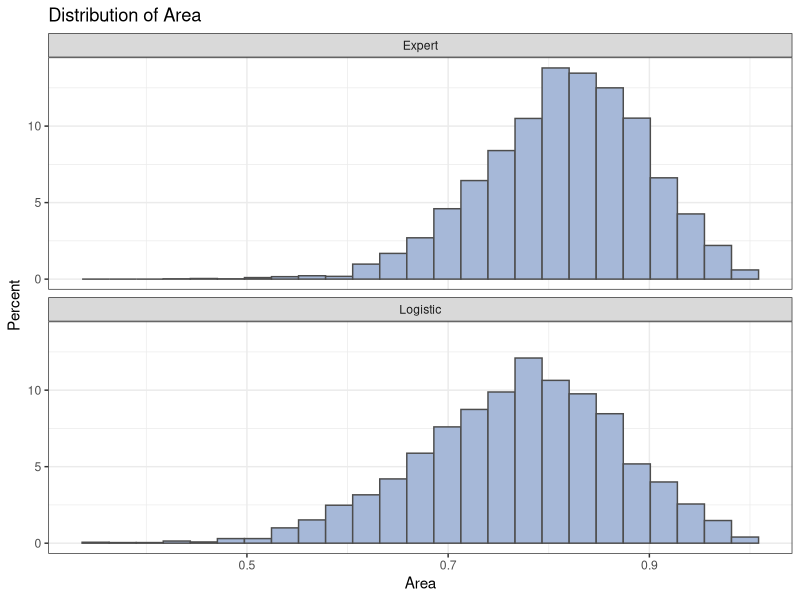
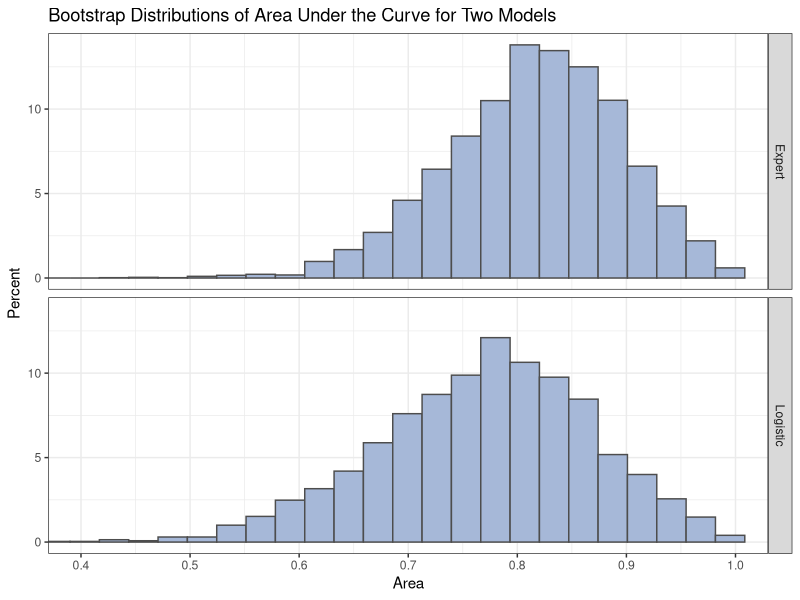

R code for these plots, in order:
## P097 - Bootstrap ROC (translation of P097_BootstrapROC.sas)
suppressPackageStartupMessages({
  library(dplyr)
  library(ggplot2)
})

out <- Sys.getenv("OUT_DIR")
if (out == "") out <- "."
dir.create(out, showWarnings = FALSE, recursive = TRUE)

## SAS-style rounding (half away from zero)
round_half_up <- function(x, d = 0) {
  m <- 10^d
  sign(x) * floor(abs(x) * m + 0.5 + 1e-9) / m
}
fmt <- function(x, w, d) formatC(round_half_up(x, d), width = w, format = "f", digits = d)

## SAS percentile definition 5 (default) == R quantile type 2
pctl5 <- function(x, p) as.numeric(quantile(x, p, type = 2, names = FALSE))

txt <- character(0)
addtxt <- function(...) txt <<- c(txt, ...)

## ------------------------------------------------------------------
## data roc
## ------------------------------------------------------------------
vals <- c(
3.0,5.8,10,0, 3.2,6.3,5,1, 3.9,6.8,3,1, 2.8,4.8,6,0,
3.2,5.8,3,1, 0.9,4.0,5,0, 2.5,5.7,8,0, 1.6,5.6,5,1,
3.8,5.7,5,1, 3.7,6.7,6,1, 3.2,5.4,4,1, 3.8,6.6,6,1,
4.1,6.6,5,1, 3.6,5.7,5,1, 4.3,7.0,4,1, 3.6,6.7,4,0,
2.3,4.4,6,1, 4.2,7.6,4,0, 4.0,6.6,6,0, 3.5,5.8,6,1,
3.8,6.8,7,1, 3.0,4.7,8,0, 4.5,7.4,5,1, 3.7,7.4,5,1,
3.1,6.6,6,1, 4.1,8.2,6,1, 4.3,7.0,5,1, 4.3,6.5,4,1,
3.2,5.1,5,1, 2.6,4.7,6,1, 3.3,6.8,6,0, 1.7,4.0,7,0,
3.7,6.1,5,1, 3.3,6.3,7,1, 4.2,7.7,6,1, 3.5,6.2,5,1,
2.9,5.7,9,0, 2.1,4.8,7,1, 2.8,6.2,8,0, 4.0,7.0,7,1,
3.3,5.7,6,1, 3.7,6.9,5,1, 3.6,6.6,5,1)
m <- matrix(vals, ncol = 4, byrow = TRUE)
roc <- data.frame(alb = m[,1], tp = m[,2], totscore = 10 - m[,3], popind = m[,4])

## ------------------------------------------------------------------
## proc logistic: model popind(event='0') = alb tp totscore
## ------------------------------------------------------------------
roc$ev <- as.integer(roc$popind == 0)
fit <- glm(ev ~ alb + tp + totscore, data = roc, family = binomial())
LogiOut <- roc[, c("alb","tp","totscore","popind")]
LogiOut$LogiPred <- as.numeric(fitted(fit))

cf <- summary(fit)$coefficients
pe <- data.frame(Parameter = c("Intercept","alb","tp","totscore"),
                 DF = 1, Estimate = cf[,1], StdErr = cf[,2],
                 WaldChiSq = (cf[,1]/cf[,2])^2,
                 ProbChiSq = pchisq((cf[,1]/cf[,2])^2, 1, lower.tail = FALSE))
addtxt("The LOGISTIC Procedure", "Analysis of Maximum Likelihood Estimates",
       sprintf("%-10s %3s %10s %10s %10s %8s", "Parameter","DF","Estimate","StdErr","WaldChiSq","Pr>ChiSq"))
for (i in seq_len(nrow(pe)))
  addtxt(sprintf("%-10s %3d %10s %10s %10s %8s", pe$Parameter[i], 1L,
                 fmt(pe$Estimate[i],10,4), fmt(pe$StdErr[i],10,4),
                 fmt(pe$WaldChiSq[i],10,4), fmt(pe$ProbChiSq[i],8,4)))
addtxt("")
write.csv(pe, file.path(out, "parameterestimates.csv"), row.names = FALSE, na = "")

## ------------------------------------------------------------------
## ExpertPred + merge
## ------------------------------------------------------------------
ExpertPred <- c(0.95,0.2,0.05,0.3,0.1,0.6,0.8,0.5,
                0.1,0.25,0.1,0.2,0.05,0.1,0.05,0.1,
                0.4,0.1,0.2,0.25,0.4,0.7,0.1,0.1,
                0.3,0.2,0.1,0.05,0.1,0.4,0.4,0.7,
                0.2,0.4,0.1,0.1,0.9,0.7,0.8,0.25,
                0.3,0.1,0.1)
Survival <- LogiOut
Survival$ExpertPred <- ExpertPred
write.csv(Survival, file.path(out, "survival.csv"), row.names = FALSE, na = "")

## ------------------------------------------------------------------
## ROC association (DeLong SE, 90% Wald CI)
## ------------------------------------------------------------------
psi_mat <- function(pred, ev) {
  e <- pred[ev == 1]; n <- pred[ev == 0]
  outer(e, n, function(a, b) (a > b) + 0.5 * (a == b))
}
roc_assoc <- function(pred, ev, alpha = 0.1) {
  P <- psi_mat(pred, ev)
  n1 <- nrow(P); n0 <- ncol(P)
  auc <- mean(P)
  V10 <- rowMeans(P); V01 <- colMeans(P)
  se <- sqrt(var(V10)/n1 + var(V01)/n0)
  z <- qnorm(1 - alpha/2)
  nc <- sum(P == 1); nd <- sum(P == 0)
  N <- length(pred)
  data.frame(Area = auc, StdErr = se, LowerArea = auc - z*se, UpperArea = auc + z*se,
             SomersD = (nc - nd)/(n1*n0), Gamma = (nc - nd)/(nc + nd),
             TauA = (nc - nd)/(0.5*N*(N - 1)))
}
ev <- as.integer(Survival$popind == 0)
ROCAssoc <- rbind(cbind(ROCModel = "Expert",   roc_assoc(Survival$ExpertPred, ev)),
                  cbind(ROCModel = "Logistic", roc_assoc(Survival$LogiPred, ev)))
addtxt("ROC Association Statistics",
       sprintf("%-10s %8s %8s %8s %8s %8s %8s %8s", "ROC Model","Area","StdErr",
               "90%Lower","90%Upper","SomersD","Gamma","Tau-a"))
for (i in 1:2)
  addtxt(sprintf("%-10s %8s %8s %8s %8s %8s %8s %8s", ROCAssoc$ROCModel[i],
                 fmt(ROCAssoc$Area[i],8,4), fmt(ROCAssoc$StdErr[i],8,4),
                 fmt(ROCAssoc$LowerArea[i],8,4), fmt(ROCAssoc$UpperArea[i],8,4),
                 fmt(ROCAssoc$SomersD[i],8,4), fmt(ROCAssoc$Gamma[i],8,4),
                 fmt(ROCAssoc$TauA[i],8,4)))
addtxt("")
write.csv(ROCAssoc, file.path(out, "rocassociation.csv"), row.names = FALSE, na = "")

## ------------------------------------------------------------------
## data Prob
## ------------------------------------------------------------------
Prob <- data.frame(x = 0.73, xbar = 0.8162, s = 0.0801)
Prob$z <- abs(Prob$xbar - Prob$x) / Prob$s
Prob$p <- 2 * pnorm(-Prob$z)
addtxt(sprintf("%6s %8s %8s %10s %10s", "x","xbar","s","z","p"),
       sprintf("%6s %8s %8s %10s %10s", "0.73","0.8162","0.0801",
               formatC(Prob$z, format = "f", digits = 5), formatC(Prob$p, format = "f", digits = 5)),
       "")
write.csv(Prob, file.path(out, "prob.csv"), row.names = FALSE, na = "")

## ------------------------------------------------------------------
## Bootstrap (surveyselect URS, samprate=1, reps=5000)
## (SAS RNG stream cannot be reproduced; results are statistically equivalent)
## ------------------------------------------------------------------
NumSamples <- 5000
N <- nrow(Survival)
set.seed(12345)
P_exp <- psi_mat(Survival$ExpertPred, ev)
P_log <- psi_mat(Survival$LogiPred, ev)
idx1 <- which(ev == 1); idx0 <- which(ev == 0)
area_exp <- numeric(NumSamples); area_log <- numeric(NumSamples)
for (r in seq_len(NumSamples)) {
  w <- tabulate(sample.int(N, N, replace = TRUE), nbins = N)   # NumberHits
  w1 <- w[idx1]; w0 <- w[idx0]
  den <- sum(w1) * sum(w0)
  area_exp[r] <- as.numeric(t(w1) %*% P_exp %*% w0) / den
  area_log[r] <- as.numeric(t(w1) %*% P_log %*% w0) / den
}
ROCEst <- rbind(data.frame(Replicate = 1:NumSamples, ROCModel = "Expert",   Area = area_exp),
                data.frame(Replicate = 1:NumSamples, ROCModel = "Logistic", Area = area_log)) %>%
  arrange(Replicate, ROCModel)
write.csv(ROCEst, file.path(out, "rocest.csv"), row.names = FALSE, na = "")

## ------------------------------------------------------------------
## proc means
## ------------------------------------------------------------------
means <- ROCEst %>% group_by(ROCModel) %>%
  summarise(NObs = n(), Mean = mean(Area), StdDev = sd(Area),
            P5 = pctl5(Area, .05), P95 = pctl5(Area, .95),
            P10 = pctl5(Area, .10), P90 = pctl5(Area, .90),
            P25 = pctl5(Area, .25), P75 = pctl5(Area, .75), .groups = "drop") %>%
  arrange(ROCModel)
addtxt("The MEANS Procedure", "Analysis Variable : Area",
       sprintf("%-10s %6s %8s %8s %8s %8s %8s %8s %8s %8s", "ROCModel","N Obs",
               "Mean","Std Dev","5th Pctl","95th Pctl","10th Pctl","90th Pctl",
               "25th Pctl","75th Pctl"))
for (i in seq_len(nrow(means)))
  addtxt(sprintf("%-10s %6d %8s %8s %8s %8s %8s %8s %8s %8s", means$ROCModel[i], means$NObs[i],
                 fmt(means$Mean[i],8,4), fmt(means$StdDev[i],8,4), fmt(means$P5[i],8,4),
                 fmt(means$P95[i],8,4), fmt(means$P10[i],8,4), fmt(means$P90[i],8,4),
                 fmt(means$P25[i],8,4), fmt(means$P75[i],8,4)))
addtxt("")
write.csv(means, file.path(out, "means.csv"), row.names = FALSE, na = "")

## ------------------------------------------------------------------
## proc univariate -> WidePctls ; proc print
## ------------------------------------------------------------------
WidePctls <- ROCEst %>% group_by(ROCModel) %>%
  summarise(Mean = mean(Area), Std = sd(Area),
            P_2_5 = pctl5(Area, .025), P_97_5 = pctl5(Area, .975), .groups = "drop") %>%
  arrange(ROCModel)
addtxt(sprintf("%-10s %8s %10s %12s %12s", "ROCModel","BootMean","BootStdErr",
               "95% Lower CL","95% Upper CL"))
for (i in seq_len(nrow(WidePctls)))
  addtxt(sprintf("%-10s %8s %10s %12s %12s", WidePctls$ROCModel[i],
                 fmt(WidePctls$Mean[i],6,4), fmt(WidePctls$Std[i],6,4),
                 fmt(WidePctls$P_2_5[i],6,4), fmt(WidePctls$P_97_5[i],6,4)))
addtxt("")
write.csv(WidePctls, file.path(out, "widepctls.csv"), row.names = FALSE, na = "")

writeLines(txt, file.path(out, "P097.txt"))
## combined table body CSV
body <- bind_rows(
  means %>% mutate(Table = "Means") %>% rename(Std = StdDev),
  WidePctls %>% mutate(Table = "WidePctls"),
  ROCAssoc %>% mutate(Table = "ROCAssociation"))
write.csv(body, file.path(out, "P097.csv"), row.names = FALSE, na = "")

## ------------------------------------------------------------------
## Figures
## ------------------------------------------------------------------
p1 <- ggplot(ROCEst, aes(x = Area)) +
  geom_histogram(aes(y = after_stat(100 * count / tapply(count, PANEL, sum)[PANEL])),
                 bins = 25, fill = "#A6B8D8", colour = "grey30") +
  facet_wrap(~ROCModel, ncol = 1) +
  labs(y = "Percent", title = "Distribution of Area") + theme_bw()
ggsave(file.path(out, "histogram.png"), p1, width = 6.4, height = 4.8, dpi = 100)
write.csv(ROCEst, file.path(out, "histogram.csv"), row.names = FALSE, na = "")

p2 <- ggplot(ROCEst, aes(x = Area)) +
  geom_histogram(aes(y = after_stat(100 * count / tapply(count, PANEL, sum)[PANEL])),
                 bins = 25, fill = "#A6B8D8", colour = "grey30") +
  facet_grid(ROCModel ~ .) +
  scale_x_continuous(breaks = seq(0.4, 1, 0.1)) +
  coord_cartesian(xlim = c(0.4, 1)) +
  labs(y = "Percent",
       title = "Bootstrap Distributions of Area Under the Curve for Two Models") +
  theme_bw()
ggsave(file.path(out, "sgpanel.png"), p2, width = 6.4, height = 4.81, dpi = 100)
write.csv(ROCEst, file.path(out, "sgpanel.csv"), row.names = FALSE, na = "")

message("P097 done")
